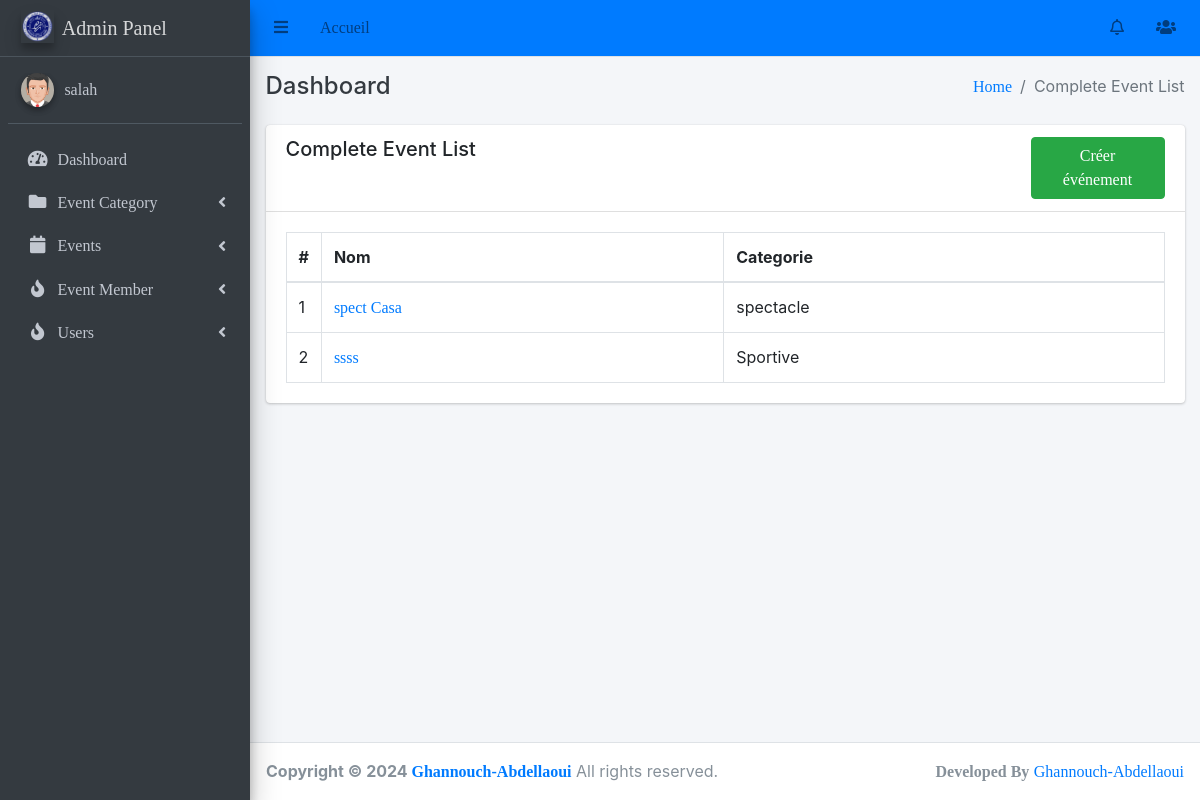
Screenshot of /events/complete-event/ (signed in) with the database file from the repository.
### events/models.py (models this page shows, shortened)
class Event(models.Model):
    category = models.ForeignKey(EventCategory, on_delete=models.CASCADE)
    name = models.CharField(max_length=255, unique=True)
    description = RichTextUploadingField()
    job_category = models.ForeignKey(JobCategory, on_delete=models.CASCADE)
    select_scheduled_status = (
        ('yet to scheduled', 'Yet to Scheduled'),
        ('scheduled', 'Scheduled')
    )
    scheduled_status = models.CharField(max_length=25, choices=select_scheduled_status)
    venue = models.CharField(max_length=255)
    start_date = models.DateField()
    end_date = models.DateField()
    location = LocationField()
    maximum_attende = models.PositiveIntegerField()
    created_user = models.ForeignKey('auth.User', on_delete=models.CASCADE, null=True, blank=True, related_name='event_created_user')
    updated_user = models.ForeignKey('auth.User', on_delete=models.CASCADE, blank=True, null=True, related_name='event_updated_user')
    created_date = models.DateField(auto_now_add=True)
    updated_date = models.DateField(auto_now_add=True)
    last_updated = models.DateTimeField(auto_now=True)
    status_choice = (
        ('disabled', 'Disabled'),
        ('active', 'Active'),
        ('deleted', 'Deleted'),
        ('time out', 'Time Out'),
        ('completed', 'Completed'),
        ('cancel', 'Cancel'),
    )
    status = models.CharField(choices=status_choice, max_length=10)
    price = models.DecimalField(max_digits=8, decimal_places=2,null=True)
    ticket = models.OneToOneField(Ticket, on_delete=models.CASCADE, null=True,  blank=True)

class EventCategory(models.Model):
    name = models.CharField(max_length=255, unique=True)
    code = models.CharField(max_length=6, unique=True)
    created_user = models.ForeignKey('auth.User', on_delete=models.CASCADE, related_name='created_user')
    updated_user = models.ForeignKey('auth.User', on_delete=models.CASCADE, related_name='updated_user')
    created_date = models.DateField(auto_now_add=True)
    updated_date = models.DateField(auto_now_add=True)
    status_choice = (
        ('active', 'Active'),
        ('deleted', 'Deleted'),
        ('blocked', 'Blocked'),
    )
    status = models.CharField(choices=status_choice, max_length=10)
    def __str__(self):
        return self.name

### events/views.py (the view)
# urls.py: path('complete-event/', CompleteEventList.as_view(), name='complete-event'),
class CompleteEventList(LoginRequiredMixin, ListView):
    login_url = 'login'
    model = Event
    template_name = 'events/complete_event_list.html'
    context_object_name = 'events'
    def get_queryset(self):
        return Event.objects.filter(status='completed')

### main/templates/events/complete_event_list.html (shortened to what this page needs)
{% extends 'base/base.html' %}
{% block breadcrumb %}Complete Event List{% endblock breadcrumb %}
{% block content %}
    <div class="row">
        <div class="col-md-12">
            <div class="card">
                <div class="card-header">
                    <div class="row">
                        <div class="col-md-10">
                            <h5>Complete Event List</h5>
                        </div>
                        <div class="col-md-2">
                            <a class="btn btn-success" href="{% url 'admin_events:event-create' %}">Créer événement</a>
                        </div>
                    </div>
                </div>
                <div class="card-body">
                    <table class="table table-bordered">
                        <thead>
                          <tr>
                            <th style="width: 10px">#</th>
                            <th>Nom</th>
                            <th>Categorie</th>
                          </tr>
                        </thead>
                        <tbody>
                            {% for event in events %}
                                <tr role="row">
                                    <td>{{ forloop.counter }}</td>
                                    <td>
                                        <a href="{% url 'admin_events:event-detail' event.id %}">{{ event.name }}</a>
                                    </td>
                                    <td>{{ event.category }}</td>
                                </tr>
                            {% endfor %}
                        </tbody>
                      </table>
                </div>
            </div>
        </div>
    </div>
{% endblock content %}

### main/templates/base/sidebar.html (shortened to what this page needs)
{% load static %}
<aside class="main-sidebar sidebar-dark-primary elevation-4">
    <a href="#" class="brand-link">
      <img src="{% static 'img/logo.png' %}" alt="Logo" class="brand-image elevation-3"
           style="opacity: .8">
          <span class="brand-text font-weight-light">Admin Panel</span>
    </a>
    <div class="sidebar">
      <div class="user-panel mt-3 pb-3 mb-3 d-flex">
        <div class="image">
          <img src="{% static 'img/avatar5.png' %}" class="img-circle elevation-2" alt="User Image">
        </div>
        <div class="info">
          <a href="{% url 'admin_events:list_user' %}" class="d-block">{{request.user}}</a>
        </div>
      </div>
      <nav class="mt-2">
        <ul class="nav nav-pills nav-sidebar flex-column" data-widget="treeview" role="menu" data-accordion="false">
          <li class="nav-item">
            <a href="{% url 'dashboard' %}" class="nav-link">
              <i class="nav-icon fas fa-tachometer-alt"></i>
              <p>
                Dashboard
              </p>
            </a>
          </li>
          <li class="nav-item has-treeview menu-close">
            <a href="#" class="nav-link">
              <i class="nav-icon fas fa-folder"></i>
              <p>
                Event Category
                <i class="right fas fa-angle-left"></i>
              </p>
            </a>
          </li>
          <li class="nav-item has-treeview menu-close">
            <a href="#" class="nav-link">
              <i class="nav-icon fas fa-calendar"></i>
              <p>
                Events
                <i class="right fas fa-angle-left"></i>
              </p>
            </a>
          </li>
          <li class="nav-item has-treeview menu-close">
            <a href="#" class="nav-link">
              <i class="nav-icon fas fa-fire"></i>
              <p>
                Event Member
                <i class="right fas fa-angle-left"></i>
              </p>
            </a>
          </li>
          <li class="nav-item has-treeview menu-close">
            <a href="#" class="nav-link">
              <i class="nav-icon fas fa-fire"></i>
              <p>
                Users
                <i class="right fas fa-angle-left"></i>
              </p>
            </a>
          </li>
        </ul>
      </nav>
    </div>
  </aside>

### rows the page displays
Event: name "spect Casa", category "spectacle"
Event: name "ssss", category "Sportive"

### other values shown
{{ request.user }} "salah"
